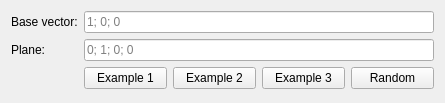
<?xml version="1.0" encoding="UTF-8"?>
<ui version="4.0">
 <class>PredicateH</class>
 <widget class="QWidget" name="PredicateH">
  <property name="geometry">
   <rect>
    <x>0</x>
    <y>0</y>
    <width>445</width>
    <height>103</height>
   </rect>
  </property>
  <property name="windowTitle">
   <string>Predicate H3</string>
  </property>
  <layout class="QFormLayout" name="formLayout">
   <item row="0" column="0">
    <widget class="QLabel" name="labelBaseVector">
     <property name="text">
      <string>Base vector:</string>
     </property>
    </widget>
   </item>
   <item row="0" column="1">
    <widget class="QLineEdit" name="lineEditBaseVector">
     <property name="placeholderText">
      <string>1; 0; 0</string>
     </property>
    </widget>
   </item>
   <item row="1" column="0">
    <widget class="QLabel" name="labelPlane">
     <property name="text">
      <string>Plane:</string>
     </property>
    </widget>
   </item>
   <item row="1" column="1">
    <widget class="QLineEdit" name="lineEditPlane">
     <property name="placeholderText">
      <string>0; 1; 0; 0</string>
     </property>
    </widget>
   </item>
   <item row="2" column="1">
    <widget class="QWidget" name="widget" native="true">
     <layout class="QHBoxLayout" name="horizontalLayout">
      <property name="margin">
       <number>0</number>
      </property>
      <item>
       <widget class="QPushButton" name="pushButtonExample1">
        <property name="text">
         <string>Example 1</string>
        </property>
       </widget>
      </item>
      <item>
       <widget class="QPushButton" name="pushButtonExample2">
        <property name="text">
         <string>Example 2</string>
        </property>
       </widget>
      </item>
      <item>
       <widget class="QPushButton" name="pushButtonExample3">
        <property name="text">
         <string>Example 3</string>
        </property>
       </widget>
      </item>
      <item>
       <widget class="QPushButton" name="pushButtonRandom">
        <property name="text">
         <string>Random</string>
        </property>
       </widget>
      </item>
     </layout>
    </widget>
   </item>
  </layout>
 </widget>
 <resources/>
 <connections/>
</ui>
